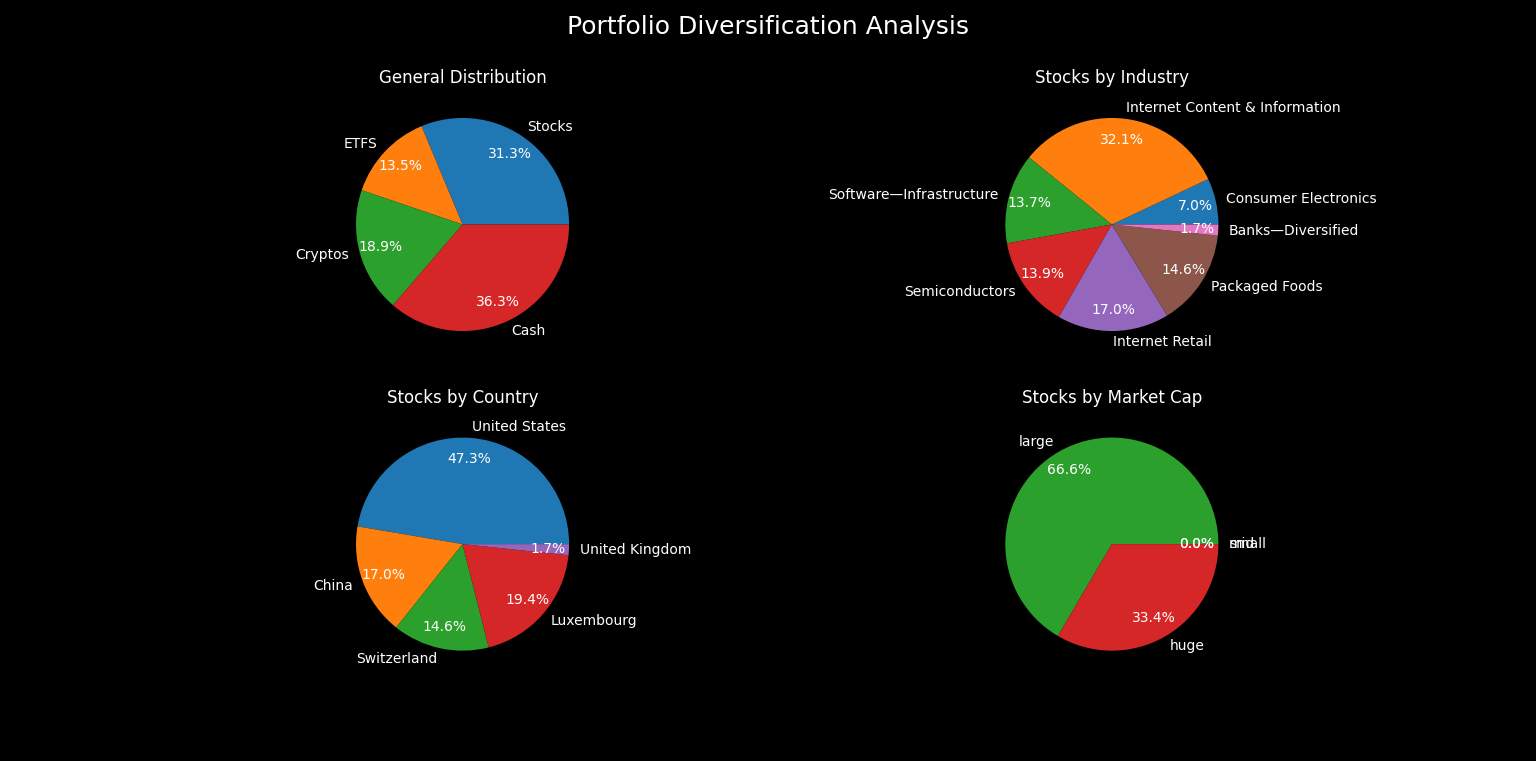

This chart was generated by the following Python code:
import yfinance as yf
from yahoo_fin import stock_info as si
import matplotlib.pyplot as plt
import matplotlib.colors as mcolors

plt.style.use("dark_background")

stocks = ['AAPL', 'FB', 'MSFT', 'NVDA', 'BABA', 'NSRGY', 'SPOT', 'BCS']         # Stock Tickers
amounts = [20, 15, 20, 30, 40, 50, 40, 70]
values = [si.get_live_price(stocks[i]) * amounts[i] for i in range(len(stocks))]
sectors = [yf.Ticker(x).get_info()['industry'] for x in stocks]
countries = [yf.Ticker(x).get_info()['country'] for x in stocks]
market_caps = [yf.Ticker(x).get_info()['marketCap'] for x in stocks]

# print(yf.Ticker('AAPL').get_info())       To return the dictionary values and see all available parameters

cash = 50000            # 50K USD in hand

etfs = ['IVV', 'XWD.TO', 'QQQ']         # ETFs
etf_amounts = [30, 20, 10]
etf_values = [si.get_live_price(etfs[i]) * etf_amounts[i] for i in range(len(etfs))]

cryptos = ['ETH-USD', 'BTC-USD']                # Cryptocurrencies
crypto_amounts = [0.90, 0.50]
crypto_values = [si.get_live_price(cryptos[i]) * crypto_amounts[i] for i in range(len(cryptos))]

# General distribution by % of stocks, etfs, crypto and cash in hand
general_dist = {
    'Stocks': sum(values),
    'ETFS': sum(etf_values),
    'Cryptos': sum(crypto_values),
    'Cash': cash
}

# Categorize a stock by its sector/industry
sector_dist = {}
for i in range(len(sectors)):
    if sectors[i] not in sector_dist.keys():
        sector_dist[sectors[i]] = 0
    sector_dist[sectors[i]] += values[i]

# Categorize a stock by its country
country_dist = {}
for i in range(len(countries)):
    if countries[i] not in country_dist.keys():
        country_dist[countries[i]] = 0
    country_dist[countries[i]] += values[i]

# Categorize a stock by its market cap
""" Small - less than 2 billion
Mid - less than 10 billion
Large - less than 1 trillion
Huge - more than 1 trillion """
market_cap_dist = {'small': 0.0, 'mid': 0.0, 'large': 0.0, 'huge': 0.0}
for i in range(len(stocks)):
    if market_caps[i] < 2000000000:
        market_cap_dist['small'] += values[i]
    elif market_caps[i] < 10000000000:
        market_cap_dist['mid'] += values[i]
    elif market_caps[i] < 1000000000000:
        market_cap_dist['large'] += values[i]
    else:
        market_cap_dist['huge'] += values[i]

fig, axs = plt.subplots(2, 2)
fig.suptitle('Portfolio Diversification Analysis', fontsize= 18)
print('a')
axs[0,0].pie(general_dist.values(), labels=general_dist.keys(), autopct="%1.1f%%", pctdistance=0.8, colors=mcolors.TABLEAU_COLORS)  # Upper Left Pie Chart
axs[0,0].set_title('General Distribution')
print('b')

axs[0,1].pie(sector_dist.values(), labels=sector_dist.keys(), autopct="%1.1f%%", pctdistance=0.8, colors=mcolors.TABLEAU_COLORS)  # Upper Right Pie Chart
axs[0,1].set_title('Stocks by Industry')

axs[1,0].pie(country_dist.values(), labels=country_dist.keys(), autopct="%1.1f%%", pctdistance=0.8, colors=mcolors.TABLEAU_COLORS)  # Bottom Left Pie Chart
axs[1,0].set_title('Stocks by Country')

axs[1,1].pie(market_cap_dist.values(), labels=market_cap_dist.keys(), autopct="%1.1f%%", pctdistance=0.8, colors=mcolors.TABLEAU_COLORS)  # Bottom Right Pie Chart
axs[1,1].set_title('Stocks by Market Cap')

plt.show()
